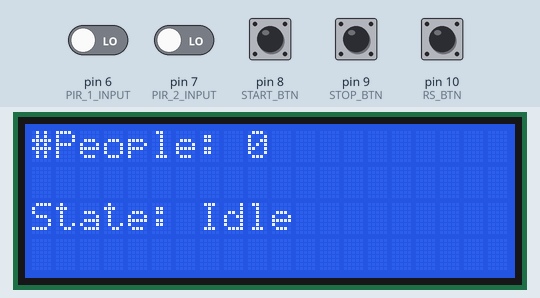
The program below on a simulated Arduino Uno, built with avr-gcc and run on an emulated ATmega328P. On the bench: 20×4 character LCD. The inputs (shaded band) are chosen by the test bench; at power-on: pin 8 (START_BTN), pin 9 (STOP_BTN), pin 10 (RS_BTN) HIGH, pin 6 (PIR_1_INPUT), pin 7 (PIR_2_INPUT) LOW. What the program prints to the serial monitor is not drawn.

Above: at 1.2 s.
1.3 s: pin 8 (START_BTN) pulled LOW for 0.15 s
At 2.2 s:
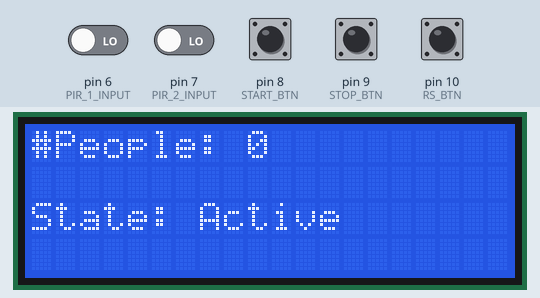
2.9 s: pin 6 (PIR_1_INPUT) driven HIGH
At 3.3 s:
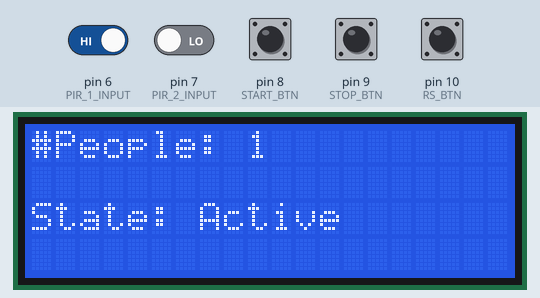
4.4 s: pin 9 (STOP_BTN) pulled LOW for 0.15 s
At 5.6 s:
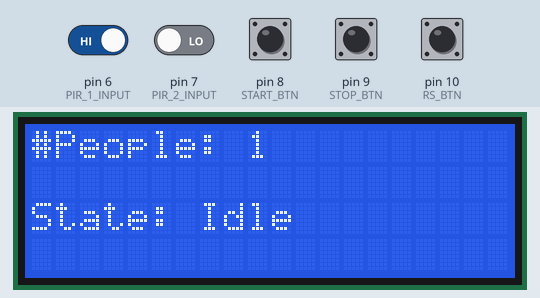
6.0 s: pin 10 (RS_BTN) pulled LOW for 0.15 s
At 6.9 s:
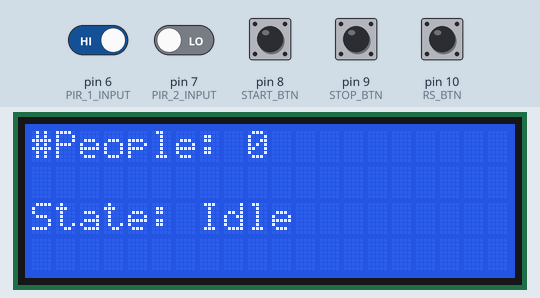
7.6 s: pin 8 (START_BTN) pulled LOW for 1 s
At 8.1 s:
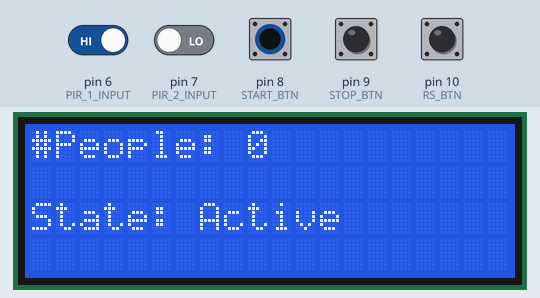
Timing chart, 0 to 10.6 s (numbered marks = the images above; inputs shaded):
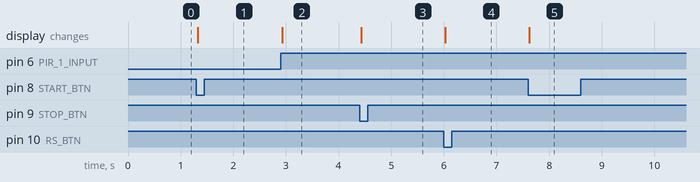

Measured:
- after the input at 1.3 s, the display: changes at once (image 1)
- after the input at 2.9 s, the display: changes at once (image 2)
- after the input at 4.4 s, the display: changes at once (image 3)
- after the input at 6.0 s, the display: changes at once (image 4)
- after the input at 7.6 s, the display: changes at once (image 5)

The program:

main.cpp
```cpp
#include <Arduino.h>
#include "LiquidCrystal_I2C.h"
#include "Counter.h"

// PIR pins
#define PIR_1_INPUT 6
#define PIR_2_INPUT 7

// Buttons
#define START_BTN 8
#define STOP_BTN 9
#define RS_BTN 10

// Global Counter object
Counter counter;

//Global LCD object
LiquidCrystal_I2C lcd(0x27, 20, 4);

// state values

#define STATE_ACTIVE 1
#define STATE_IDLE 0

bool PIR1State = false;
bool PIR2State = false;
bool resetBtnState = false;
bool startBtnState = false;
bool stopBtnState = false;
int globalState = STATE_IDLE;

// Others

#define DEBOUNCE_MS 50
#define SLOWDOWN_MS 5

void updateLcd();

void setup() {
  // Set up PIR sensors
  pinMode(PIR_1_INPUT, INPUT);
  pinMode(PIR_2_INPUT, INPUT);

  // Set up buttons
  pinMode(START_BTN, INPUT_PULLUP);
  pinMode(STOP_BTN, INPUT_PULLUP);
  pinMode(RS_BTN, INPUT_PULLUP);

  counter.reset();
  lcd.begin();
  updateLcd();

  Serial.begin(115200);
  Serial.println("Setup finished");
}

void loop() {

  if (globalState == STATE_ACTIVE) {
    // Handlers
    if (digitalRead(PIR_1_INPUT) && !PIR1State) {
      PIR1State = true;
      Serial.println("PIR 1 detected movement. Incrementing counter...");
      counter.increase();
      updateLcd();
      delay(DEBOUNCE_MS);
    } else {
      PIR1State = digitalRead(PIR_1_INPUT);
    }

    if (digitalRead(PIR_2_INPUT) && !PIR2State) {
      PIR2State = true;
      Serial.println("PIR 2 detected movement. Decreasing counter...");
      counter.decrease();
      updateLcd();
      delay(DEBOUNCE_MS);
    } else {
      PIR2State = digitalRead(PIR_2_INPUT);
    }
  }

  if (digitalRead(STOP_BTN) == 0) {
    globalState = STATE_IDLE;
    updateLcd();
    Serial.println("Stop button was pressed");
    delay(DEBOUNCE_MS);
    while (digitalRead(STOP_BTN) == 0) {}
  }

  if (digitalRead(START_BTN) == 0) {
    globalState = STATE_ACTIVE;
    updateLcd();
    Serial.println("Start button was pressed");
    delay(DEBOUNCE_MS);
    while (digitalRead(START_BTN) == 0) {}
  }

  if (digitalRead(RS_BTN) == 0) {
    counter.reset();
    updateLcd();
    Serial.println("Reset button was pressed");
    delay(DEBOUNCE_MS);
    while (digitalRead(RS_BTN) == 0) {}
  }
  delay(SLOWDOWN_MS);
}

void updateLcd() {
  lcd.clear();
  lcd.setCursor(0, 0);
  lcd.print("#People: ");
  lcd.print(counter.getCounter());
  lcd.setCursor(0, 2);
  lcd.print("State: ");
  if (globalState == STATE_ACTIVE) {
    lcd.print("Active");
  } else if (globalState == STATE_IDLE) {
    lcd.print("Idle");
  } else {
    lcd.print("Unknown");
  }
}
```

Counter.h
```cpp
#if !defined(COUNTER_H)
#define COUNTER_H

/**
 * COUNTER HANDLER
 *    This class creates objects that can handle counting natural object (like people)
 */

class Counter {
  public:

    void reset();
    void increase();
    void decrease();

    int getCounter();

  private:
    int counter;
};
#endif // COUNTER_H
```

Counter.cpp
```cpp
#include "Counter.h"

void Counter::reset() {
    counter = 0;
}

void Counter::increase() {
    counter += 1;
}

void Counter::decrease() {
    counter = counter - 1 > 0 ? counter - 1 : 0;
}

int Counter::getCounter() {
    return counter;
}
```
